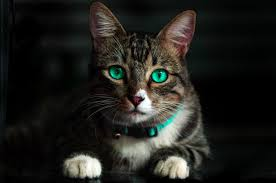
#> input picture cat.jpeg, 276 x 183 px
$ python blurring..py --image cat.jpeg
#> lines starting #> are read from the running program, lines starting #| are printed output that depends on the picture
from matplotlib import pyplot as plt
import numpy as np
import argparse
import cv2

# Fetching the arguments and save in dictionary
ap = argparse.ArgumentParser()
ap.add_argument("-i","--image", required = True, help = "Enter path to the image")
args = vars(ap.parse_args())

#loading and converting the image into numpy array
image = cv2.imread(args["image"])
#> image is the input picture: shape (183, 276, 3); mean B, G, R 28.3, 32.1, 32.1

#average blurring
blurred = np.hstack([
	cv2.blur(image,(3,3)),
	cv2.blur(image,(5,5)),
	cv2.blur(image,(7,7))])
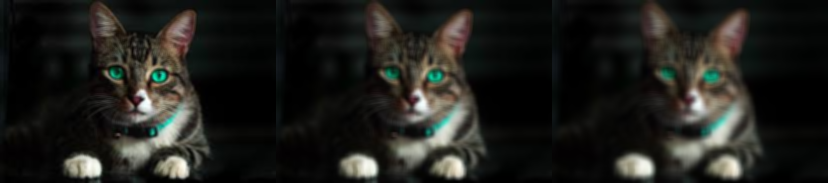
#> blurred: shape (183, 828, 3); mean B, G, R 28.3, 32.1, 32.1

cv2.imshow("Averaged blurr", blurred)
cv2.waitKey(0)

#gaussian blurring
blurred = np.hstack([
	cv2.GaussianBlur(image,(3,3),0),
	cv2.GaussianBlur(image,(5,5),0),
	cv2.GaussianBlur(image,(7,7),0)])

cv2.imshow("Gaussian Blurr", blurred)
cv2.waitKey(0)

#median blurring
blurred = np.hstack([
	cv2.medianBlur(image,3),
	cv2.medianBlur(image,5),
	cv2.medianBlur(image,7)])

cv2.imshow("Median Blurr", blurred)
cv2.waitKey(0)

#bilateral blurring
blurred = np.hstack([
	cv2.bilateralFilter(image,3, 21, 21),
	cv2.bilateralFilter(image,5, 31, 31),
	cv2.bilateralFilter(image,7, 41, 41)])
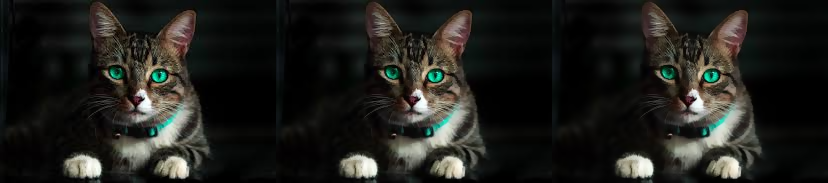
#> blurred: shape (183, 828, 3); mean B, G, R 28.3, 32.1, 32.1

cv2.imshow("Bilateral Blurr", blurred)
cv2.waitKey(0)
